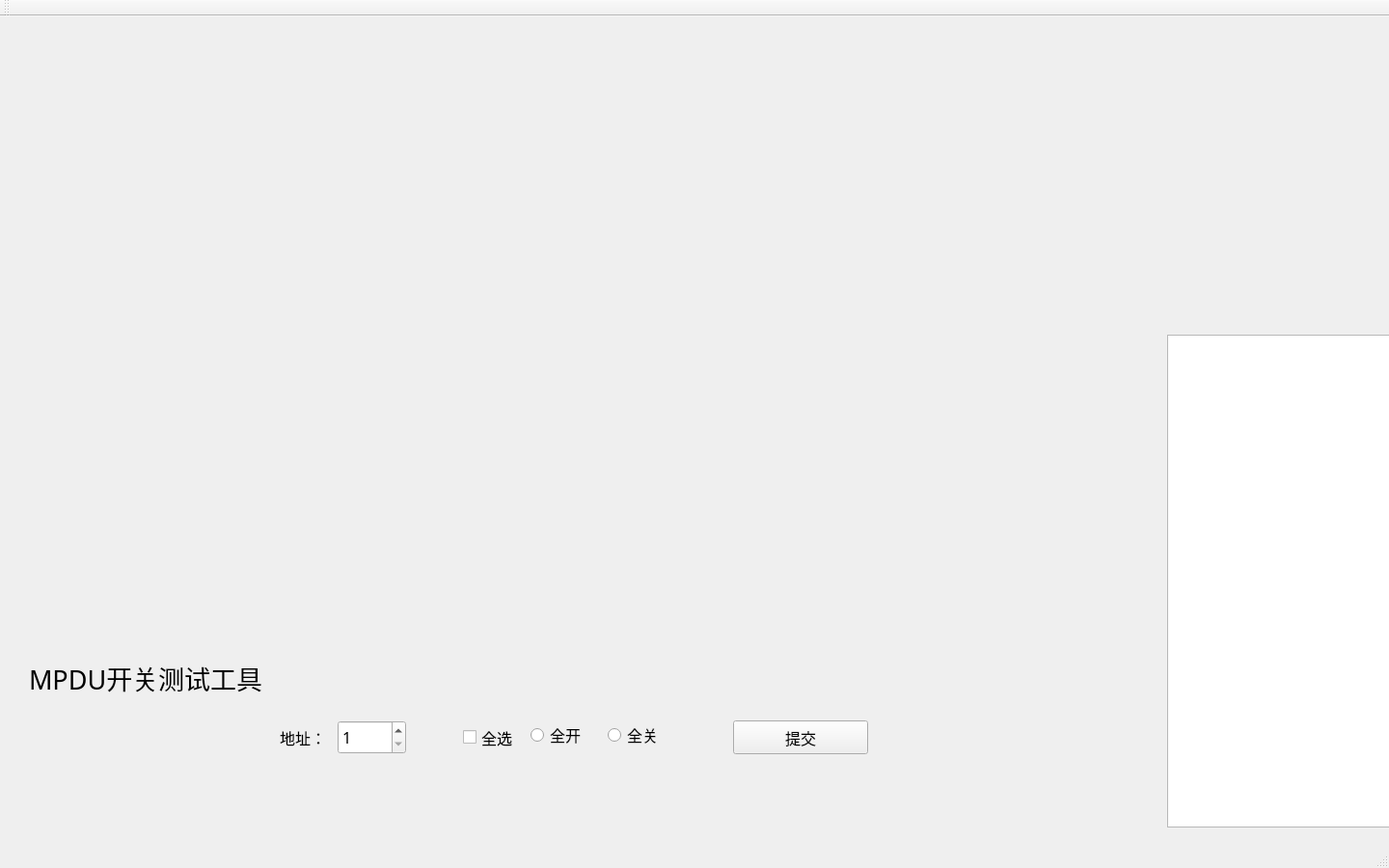
<?xml version="1.0" encoding="UTF-8"?>
<ui version="4.0">
 <class>MainWindow</class>
 <widget class="QMainWindow" name="MainWindow">
  <property name="geometry">
   <rect>
    <x>0</x>
    <y>0</y>
    <width>1440</width>
    <height>900</height>
   </rect>
  </property>
  <property name="windowTitle">
   <string>MainWindow</string>
  </property>
  <widget class="QWidget" name="centralWidget">
   <widget class="QWidget" name="serialWid" native="true">
    <property name="geometry">
     <rect>
      <x>1180</x>
      <y>0</y>
      <width>255</width>
      <height>341</height>
     </rect>
    </property>
   </widget>
   <widget class="QWidget" name="widget_1" native="true">
    <property name="geometry">
     <rect>
      <x>40</x>
      <y>20</y>
      <width>230</width>
      <height>50</height>
     </rect>
    </property>
    <property name="styleSheet">
     <string notr="true"/>
    </property>
   </widget>
   <widget class="QWidget" name="widget_2" native="true">
    <property name="geometry">
     <rect>
      <x>450</x>
      <y>20</y>
      <width>230</width>
      <height>50</height>
     </rect>
    </property>
    <property name="styleSheet">
     <string notr="true"/>
    </property>
   </widget>
   <widget class="QWidget" name="widget_3" native="true">
    <property name="geometry">
     <rect>
      <x>850</x>
      <y>20</y>
      <width>230</width>
      <height>50</height>
     </rect>
    </property>
    <property name="styleSheet">
     <string notr="true"/>
    </property>
   </widget>
   <widget class="QWidget" name="widget_4" native="true">
    <property name="geometry">
     <rect>
      <x>40</x>
      <y>100</y>
      <width>230</width>
      <height>50</height>
     </rect>
    </property>
    <property name="styleSheet">
     <string notr="true"/>
    </property>
   </widget>
   <widget class="QWidget" name="widget_5" native="true">
    <property name="geometry">
     <rect>
      <x>450</x>
      <y>100</y>
      <width>230</width>
      <height>50</height>
     </rect>
    </property>
    <property name="styleSheet">
     <string notr="true"/>
    </property>
   </widget>
   <widget class="QWidget" name="widget_6" native="true">
    <property name="geometry">
     <rect>
      <x>850</x>
      <y>100</y>
      <width>230</width>
      <height>50</height>
     </rect>
    </property>
    <property name="styleSheet">
     <string notr="true"/>
    </property>
   </widget>
   <widget class="QWidget" name="widget_7" native="true">
    <property name="geometry">
     <rect>
      <x>40</x>
      <y>180</y>
      <width>230</width>
      <height>50</height>
     </rect>
    </property>
    <property name="styleSheet">
     <string notr="true"/>
    </property>
   </widget>
   <widget class="QWidget" name="widget_8" native="true">
    <property name="geometry">
     <rect>
      <x>450</x>
      <y>180</y>
      <width>230</width>
      <height>50</height>
     </rect>
    </property>
    <property name="styleSheet">
     <string notr="true"/>
    </property>
   </widget>
   <widget class="QWidget" name="widget_9" native="true">
    <property name="geometry">
     <rect>
      <x>850</x>
      <y>180</y>
      <width>230</width>
      <height>50</height>
     </rect>
    </property>
    <property name="styleSheet">
     <string notr="true"/>
    </property>
   </widget>
   <widget class="QWidget" name="widget_10" native="true">
    <property name="geometry">
     <rect>
      <x>40</x>
      <y>260</y>
      <width>230</width>
      <height>50</height>
     </rect>
    </property>
    <property name="styleSheet">
     <string notr="true"/>
    </property>
   </widget>
   <widget class="QWidget" name="widget_11" native="true">
    <property name="geometry">
     <rect>
      <x>450</x>
      <y>260</y>
      <width>230</width>
      <height>50</height>
     </rect>
    </property>
    <property name="styleSheet">
     <string notr="true"/>
    </property>
   </widget>
   <widget class="QWidget" name="widget_12" native="true">
    <property name="geometry">
     <rect>
      <x>850</x>
      <y>260</y>
      <width>230</width>
      <height>50</height>
     </rect>
    </property>
    <property name="styleSheet">
     <string notr="true"/>
    </property>
   </widget>
   <widget class="QWidget" name="widget_13" native="true">
    <property name="geometry">
     <rect>
      <x>40</x>
      <y>340</y>
      <width>230</width>
      <height>50</height>
     </rect>
    </property>
    <property name="styleSheet">
     <string notr="true"/>
    </property>
   </widget>
   <widget class="QWidget" name="widget_14" native="true">
    <property name="geometry">
     <rect>
      <x>450</x>
      <y>340</y>
      <width>230</width>
      <height>50</height>
     </rect>
    </property>
    <property name="styleSheet">
     <string notr="true"/>
    </property>
   </widget>
   <widget class="QWidget" name="widget_15" native="true">
    <property name="geometry">
     <rect>
      <x>850</x>
      <y>340</y>
      <width>230</width>
      <height>50</height>
     </rect>
    </property>
    <property name="styleSheet">
     <string notr="true"/>
    </property>
   </widget>
   <widget class="QWidget" name="widget_16" native="true">
    <property name="geometry">
     <rect>
      <x>40</x>
      <y>420</y>
      <width>230</width>
      <height>50</height>
     </rect>
    </property>
    <property name="styleSheet">
     <string notr="true"/>
    </property>
   </widget>
   <widget class="QWidget" name="widget_17" native="true">
    <property name="geometry">
     <rect>
      <x>450</x>
      <y>420</y>
      <width>230</width>
      <height>50</height>
     </rect>
    </property>
    <property name="styleSheet">
     <string notr="true"/>
    </property>
   </widget>
   <widget class="QWidget" name="widget_18" native="true">
    <property name="geometry">
     <rect>
      <x>850</x>
      <y>420</y>
      <width>230</width>
      <height>50</height>
     </rect>
    </property>
    <property name="styleSheet">
     <string notr="true"/>
    </property>
   </widget>
   <widget class="QWidget" name="widget_19" native="true">
    <property name="geometry">
     <rect>
      <x>40</x>
      <y>500</y>
      <width>230</width>
      <height>50</height>
     </rect>
    </property>
    <property name="styleSheet">
     <string notr="true"/>
    </property>
   </widget>
   <widget class="QWidget" name="widget_20" native="true">
    <property name="geometry">
     <rect>
      <x>450</x>
      <y>500</y>
      <width>230</width>
      <height>50</height>
     </rect>
    </property>
    <property name="styleSheet">
     <string notr="true"/>
    </property>
   </widget>
   <widget class="QWidget" name="widget_21" native="true">
    <property name="geometry">
     <rect>
      <x>850</x>
      <y>500</y>
      <width>230</width>
      <height>50</height>
     </rect>
    </property>
    <property name="styleSheet">
     <string notr="true"/>
    </property>
   </widget>
   <widget class="QWidget" name="widget_22" native="true">
    <property name="geometry">
     <rect>
      <x>40</x>
      <y>590</y>
      <width>230</width>
      <height>50</height>
     </rect>
    </property>
    <property name="styleSheet">
     <string notr="true"/>
    </property>
   </widget>
   <widget class="QWidget" name="widget_23" native="true">
    <property name="geometry">
     <rect>
      <x>450</x>
      <y>590</y>
      <width>230</width>
      <height>50</height>
     </rect>
    </property>
    <property name="styleSheet">
     <string notr="true"/>
    </property>
   </widget>
   <widget class="QWidget" name="widget_24" native="true">
    <property name="geometry">
     <rect>
      <x>850</x>
      <y>590</y>
      <width>230</width>
      <height>50</height>
     </rect>
    </property>
    <property name="styleSheet">
     <string notr="true"/>
    </property>
   </widget>
   <widget class="QSpinBox" name="spinBox">
    <property name="geometry">
     <rect>
      <x>350</x>
      <y>730</y>
      <width>71</width>
      <height>35</height>
     </rect>
    </property>
    <property name="font">
     <font>
      <family>微软雅黑</family>
      <pointsize>12</pointsize>
     </font>
    </property>
    <property name="minimum">
     <number>1</number>
    </property>
   </widget>
   <widget class="QLabel" name="label">
    <property name="geometry">
     <rect>
      <x>290</x>
      <y>730</y>
      <width>54</width>
      <height>35</height>
     </rect>
    </property>
    <property name="font">
     <font>
      <family>微软雅黑</family>
      <pointsize>12</pointsize>
     </font>
    </property>
    <property name="text">
     <string>地址：</string>
    </property>
   </widget>
   <widget class="QCheckBox" name="checkBox">
    <property name="geometry">
     <rect>
      <x>480</x>
      <y>730</y>
      <width>71</width>
      <height>35</height>
     </rect>
    </property>
    <property name="font">
     <font>
      <family>微软雅黑</family>
      <pointsize>12</pointsize>
     </font>
    </property>
    <property name="text">
     <string>全选</string>
    </property>
   </widget>
   <widget class="QPushButton" name="pushButton">
    <property name="geometry">
     <rect>
      <x>760</x>
      <y>730</y>
      <width>140</width>
      <height>35</height>
     </rect>
    </property>
    <property name="font">
     <font>
      <family>微软雅黑</family>
      <pointsize>12</pointsize>
     </font>
    </property>
    <property name="text">
     <string>提交</string>
    </property>
   </widget>
   <widget class="QTextEdit" name="textEdit">
    <property name="geometry">
     <rect>
      <x>1210</x>
      <y>330</y>
      <width>231</width>
      <height>511</height>
     </rect>
    </property>
    <property name="font">
     <font>
      <family>微软雅黑</family>
      <pointsize>12</pointsize>
     </font>
    </property>
   </widget>
   <widget class="QRadioButton" name="closeRadio">
    <property name="geometry">
     <rect>
      <x>630</x>
      <y>730</y>
      <width>71</width>
      <height>30</height>
     </rect>
    </property>
    <property name="font">
     <font>
      <family>微软雅黑</family>
      <pointsize>12</pointsize>
     </font>
    </property>
    <property name="text">
     <string>全关</string>
    </property>
   </widget>
   <widget class="QRadioButton" name="openRadio">
    <property name="geometry">
     <rect>
      <x>550</x>
      <y>730</y>
      <width>61</width>
      <height>30</height>
     </rect>
    </property>
    <property name="font">
     <font>
      <family>微软雅黑</family>
      <pointsize>12</pointsize>
     </font>
    </property>
    <property name="text">
     <string>全开</string>
    </property>
   </widget>
   <widget class="QLabel" name="label_2">
    <property name="geometry">
     <rect>
      <x>30</x>
      <y>660</y>
      <width>291</width>
      <height>51</height>
     </rect>
    </property>
    <property name="font">
     <font>
      <family>微软雅黑</family>
      <pointsize>20</pointsize>
     </font>
    </property>
    <property name="text">
     <string>MPDU开关测试工具</string>
    </property>
   </widget>
  </widget>
  <widget class="QMenuBar" name="menuBar">
   <property name="geometry">
    <rect>
     <x>0</x>
     <y>0</y>
     <width>1440</width>
     <height>23</height>
    </rect>
   </property>
  </widget>
  <widget class="QToolBar" name="mainToolBar">
   <attribute name="toolBarArea">
    <enum>TopToolBarArea</enum>
   </attribute>
   <attribute name="toolBarBreak">
    <bool>false</bool>
   </attribute>
  </widget>
  <widget class="QStatusBar" name="statusBar"/>
 </widget>
 <layoutdefault spacing="6" margin="11"/>
 <resources/>
 <connections/>
</ui>
